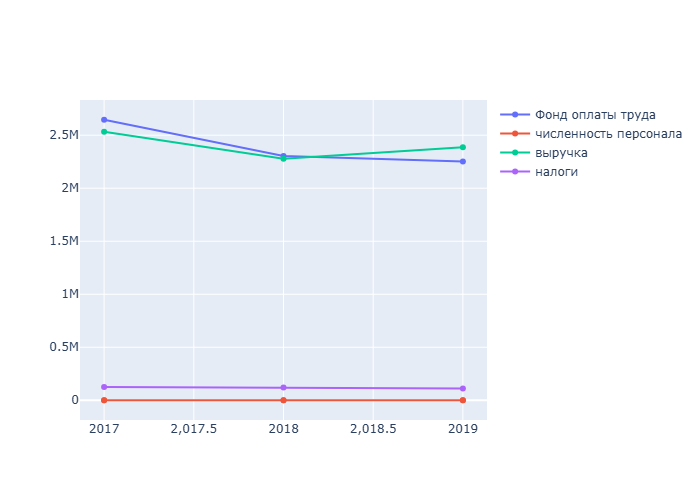

This chart was generated by the following Python code:
import pandas as pd
import re
import plotly.graph_objects as go
from matplotlib import pyplot as plt

# Ключевые слова для поиска колонок
keywords = [
    'Фонд оплаты труда',
    'численность персонала',
    'выручка',
    'налоги'
    # 'территориальное расположение'
]


# Функция поиска колонок по ключевым словам
def find_columns_by_keywords(df, keywords):
    matched_columns = {}
    for keyword in keywords:
        matched_columns[keyword] = []
        for col in df.columns:
            col_lower = col.lower()
            if keyword.lower() in col_lower:
                matched_columns[keyword].append(col)
    return matched_columns


# Функция для извлечения года из названия колонки
def extract_year(column_name, start_year, end_year):
    match = re.search(r'(\d{4})', column_name)
    if match:
        year = int(match.group(1))
        if int(start_year) <= int(year) <= int(end_year):
            return year
    return None


def filter_values(df: pd.DataFrame, filter_column: str, filter_value: str) -> pd.DataFrame:
    return df[df[filter_column] == filter_value]


def build_plot(data: pd.DataFrame, start_year, end_year):
    # Заполняем пропуски в числовых колонках средним значением соседних
    for column in data.select_dtypes(include='number').columns:
        values = data[column].values
        for idx in range(len(data)):
            if pd.isnull(values[idx]):
                # ищем слева
                left_idx = idx - 1
                while left_idx >= 0 and pd.isnull(values[left_idx]):
                    left_idx -= 1
                # ищем справа
                right_idx = idx + 1
                while right_idx < len(values) and pd.isnull(values[right_idx]):
                    right_idx += 1

                left_value = values[left_idx] if left_idx >= 0 else None
                right_value = values[right_idx] if right_idx < len(values) else None

                # если есть оба значения, берём среднее
                if left_value is not None and right_value is not None:
                    values[idx] = (left_value + right_value) / 2
                elif left_value is not None:
                    values[idx] = left_value
                elif right_value is not None:
                    values[idx] = right_value
        data[column] = values

    # Получаем колонки по ключевым словам
    columns_by_keyword = find_columns_by_keywords(data, keywords)

    fig = go.Figure()
    # Построение графиков с Plotly, соединяя все точки линиями по каждому ключу
    for key, cols in columns_by_keyword.items():
        x_points = []
        y_points = []

        for col in cols:
            year = extract_year(col, start_year, end_year)
            if year:
                value = data.iloc[0][col]
                if pd.notnull(value):
                    x_points.append(year)
                    y_points.append(value)

        # Строим линию, соединяющую все точки этой категории
        fig.add_trace(go.Scatter(
            x=x_points,
            y=y_points,
            mode='lines+markers',
            name=key
        ))

    return fig.write_image('static/plot.png')


def build_plot2(ind, start_year, end_year, selected_industry):
    import pandas as pd
    import matplotlib.pyplot as plt

    # Загрузка данных
    df = pd.read_csv('industrial_registry.csv', encoding='utf-8')

    # Выбор отрасли
    industry_df = df[df['Основная отрасль'] == selected_industry]

    # Извлечение данных по годам
    years = [i for i in range(start_year, end_year + 1)]

    # Создаем словарь для хранения всех показателей
    metrics = {
        'Налоги': [],
        'Выручка': [],
        'Прибыль': [],
        'ФОТ': [],
        'Численность': []
    }

    for year in years:
        # Налоги
        tax_col = f'Налоги, уплаченные в бюджет Москвы (без акцизов), тыс.руб. {year}'
        if tax_col in df.columns:
            year_tax = industry_df[tax_col].sum() / 1000  # в млн
            metrics['Налоги'].append(year_tax)
        else:
            metrics['Налоги'].append(0)

        # Выручка
        revenue_col = f'Выручка предприятия, тыс. руб. {year}'
        if revenue_col in df.columns:
            year_revenue = industry_df[revenue_col].sum() / 1000000  # в млрд
            metrics['Выручка'].append(year_revenue)
        else:
            metrics['Выручка'].append(0)

        # Прибыль
        profit_col = f'Чистая прибыль (убыток),тыс. руб. {year}'
        if profit_col in df.columns:
            year_profit = industry_df[profit_col].sum() / 1000  # в млн
            metrics['Прибыль'].append(year_profit)
        else:
            metrics['Прибыль'].append(0)

        # Фонд оплаты труда
        salary_col = f'Фонд оплаты труда всех сотрудников организации, тыс. руб {year}'
        if salary_col in df.columns:
            year_salary = industry_df[salary_col].sum() / 1000  # в млн
            metrics['ФОТ'].append(year_salary)
        else:
            metrics['ФОТ'].append(0)

        # Численность персонала
        staff_col = f'Среднесписочная численность персонала (всего по компании), чел {year}'
        if staff_col in df.columns:
            year_staff = industry_df[staff_col].sum()
            metrics['Численность'].append(year_staff)
        else:
            metrics['Численность'].append(0)

    # Создаем отдельные графики для лучшей читаемости
    fig, axes = plt.subplots(2, 3, figsize=(16, 10))
    fig.suptitle(f'Показатели предприятий отрасли: {selected_industry}', fontsize=16, y=1.)

    # Цвета для графиков
    colors = ['#1f77b4', '#ff7f0e', '#2ca02c', '#d62728', '#9467bd']

    # Графики для каждого показателя
    titles = [
        'Налоги, уплаченные\nв бюджет Москвы (млн руб)',
        'Выручка предприятий\n(млрд руб)',
        'Чистая прибыль\n(млн руб)',
        'Фонд оплаты труда\n(млн руб)',
        'Численность персонала\n(человек)'
    ]

    data_keys = ['Налоги', 'Выручка', 'Прибыль', 'ФОТ', 'Численность']

    for i, (key, title, color) in enumerate(zip(data_keys, titles, colors)):
        row = i // 3
        col = i % 3
        ax = axes[row, col]

        data = metrics[key]
        bars = ax.bar(years, data, color=color, width=0.6, alpha=0.8)

        ax.set_title(title, fontsize=12, pad=15)
        ax.set_xticks(years)
        ax.set_xticklabels(years, fontsize=9)

        # Убираем оси как в оригинальном примере
        ax.spines['top'].set_visible(False)
        ax.spines['right'].set_visible(False)
        ax.spines['left'].set_visible(False)
        ax.spines['bottom'].set_alpha(0.3)
        ax.set_yticks([])

        # Добавляем подписи значений с адаптивным позиционированием
        max_value = max(data) if data else 1
        for bar, value in zip(bars, data):
            height = bar.get_height()

            # Форматируем подпись в зависимости от показателя
            if key == 'Выручка':
                label = f'{value:.1f}'
            elif key == 'Численность':
                label = f'{value:.0f}'
            else:
                label = f'{value:.0f}'

            # Позиция текста - выше столбца
            text_y = height + max_value * 0.03
            ax.text(bar.get_x() + bar.get_width() / 2., text_y,
                    label, ha='center', va='bottom', fontsize=9,
                    bbox=dict(boxstyle="round,pad=0.2", facecolor='white', alpha=0.8))

    # Убираем последний пустой subplot
    axes[1, 2].set_visible(False)

    plt.tight_layout()
    plt.subplots_adjust(top=0.9)
    plt.savefig('static/plot2.png')

#
# build_plot(pd.read_csv("industrial_registry.csv"), 2017, 2019)
# build_plot2(pd.read_csv("industrial_registry.csv"), 2017, 2019)


def build_plot3(industry_name, start_year, end_year):

    # Загрузка данных
    df = pd.read_csv('industrial_registry.csv', encoding='utf-8')

    # Создание графиков
    fig, axes = plt.subplots(2, 3, figsize=(18, 12))
    fig.suptitle(f'Показатели предприятия: {industry_name}', fontsize=16, y=1, fontweight='bold')

    # Цветовая схема
    colors = ['#2E86AB', '#A23B72', '#F18F01', '#C73E1D', '#3BB273', '#7768AE']

    # 1. Налоги, уплаченные в бюджет Москвы (млн руб)
    tax_columns = [f'Налоги, уплаченные в бюджет Москвы (без акцизов), тыс.руб. {year}' for year in range(start_year, end_year)]
    tax_data = df[tax_columns].sum() / 1000000  # Конвертация в млн руб

    bars1 = axes[0, 0].bar(range(start_year, end_year), tax_data.values, color=colors[0], edgecolor='white', linewidth=2)
    axes[0, 0].set_title('Налоги, уплаченные в бюджет Москвы (млн руб)', fontweight='bold', pad=20)
    axes[0, 0].set_xticks(range(start_year, end_year))
    # Установка подходящих пределов оси Y для лучшей видимости
    y_min, y_max = tax_data.min(), tax_data.max()
    axes[0, 0].set_ylim(0, y_max * 1.15)
    for i, v in enumerate(tax_data.values):
        axes[0, 0].text(i + 2017, v + y_max * 0.01, f'{v:.1f}', ha='center', va='bottom', fontweight='bold')

    # 2. Выручка предприятия (млрд руб)
    revenue_columns = [f'Выручка предприятия, тыс. руб. {year}' for year in range(start_year, end_year)]
    revenue_data = df[revenue_columns].sum() / 1000000000  # Конвертация в млрд руб

    bars2 = axes[0, 1].bar(range(start_year, end_year), revenue_data.values, color=colors[1], edgecolor='white', linewidth=2)
    axes[0, 1].set_title('Выручка предприятий (млрд руб)', fontweight='bold', pad=20)
    axes[0, 1].set_xticks(range(start_year, end_year))
    y_min, y_max = revenue_data.min(), revenue_data.max()
    axes[0, 1].set_ylim(0, y_max * 1.15)
    for i, v in enumerate(revenue_data.values):
        axes[0, 1].text(i + start_year, v + y_max * 0.01, f'{v:.1f}', ha='center', va='bottom', fontweight='bold')

    # 3. Чистая прибыль (млн руб)
    profit_columns = [f'Чистая прибыль (убыток),тыс. руб. {year}' for year in range(start_year, end_year)]
    profit_data = df[profit_columns].sum() / 1000000  # Конвертация в млн руб

    bars3 = axes[0, 2].bar(range(start_year, end_year), profit_data.values, color=colors[2], edgecolor='white', linewidth=2)
    axes[0, 2].set_title('Чистая прибыль (млн руб)', fontweight='bold', pad=20)
    axes[0, 2].set_xticks(range(start_year, end_year))
    y_min, y_max = profit_data.min(), profit_data.max()
    axes[0, 2].set_ylim(0, y_max * 1.15)
    for i, v in enumerate(profit_data.values):
        axes[0, 2].text(i + start_year, v + y_max * 0.01, f'{v:.1f}', ha='center', va='bottom', fontweight='bold')

    # 4. Фонд оплаты труда (млн руб)
    salary_columns = [f'Фонд оплаты труда всех сотрудников организации, тыс. руб {year}' for year in range(start_year, end_year)]
    salary_data = df[salary_columns].sum() / 1000000  # Конвертация в млн руб

    bars4 = axes[1, 0].bar(range(start_year, end_year), salary_data.values, color=colors[3], edgecolor='white', linewidth=2)
    axes[1, 0].set_title('Фонд оплаты труда (млн руб)', fontweight='bold', pad=20)
    axes[1, 0].set_xticks(range(start_year, end_year))
    y_min, y_max = salary_data.min(), salary_data.max()
    axes[1, 0].set_ylim(0, y_max * 1.15)
    for i, v in enumerate(salary_data.values):
        axes[1, 0].text(i + start_year, v + y_max * 0.01, f'{v:.1f}', ha='center', va='bottom', fontweight='bold')

    # 5. Численность персонала (человек)
    staff_columns = [f'Среднесписочная численность персонала (всего по компании), чел {year}' for year in
                     range(start_year, end_year)]
    staff_data = df[staff_columns].sum()

    bars5 = axes[1, 1].bar(range(start_year, end_year), staff_data.values, color=colors[4], edgecolor='white', linewidth=2)
    axes[1, 1].set_title('Численность персонала (человек)', fontweight='bold', pad=20)
    axes[1, 1].set_xticks(range(start_year, end_year))
    y_min, y_max = staff_data.min(), staff_data.max()
    axes[1, 1].set_ylim(0, y_max * 1.15)
    for i, v in enumerate(staff_data.values):
        axes[1, 1].text(i + start_year, v + y_max * 0.01, f'{v:.0f}', ha='center', va='bottom', fontweight='bold')

    # 6. Средняя зарплата (тыс. руб)
    avg_salary_columns = [f'Средняя з.п. всех сотрудников организации,  тыс.руб. {year}' for year in range(start_year, end_year)]
    avg_salary_data = df[avg_salary_columns].mean()

    bars6 = axes[1, 2].bar(range(start_year, end_year), avg_salary_data.values, color=colors[5], edgecolor='white', linewidth=2)
    axes[1, 2].set_title('Средняя зарплата (тыс. руб)', fontweight='bold', pad=20)
    axes[1, 2].set_xticks(range(start_year, end_year))
    y_min, y_max = avg_salary_data.min(), avg_salary_data.max()
    axes[1, 2].set_ylim(0, y_max * 1.15)
    for i, v in enumerate(avg_salary_data.values):
        axes[1, 2].text(i + 2017, v + y_max * 0.01, f'{v:.1f}', ha='center', va='bottom', fontweight='bold')

    for ax in axes.flat:
        ax.spines['top'].set_visible(True)
        ax.spines['right'].set_visible(False)
        ax.spines['left'].set_color('#dddddd')
        ax.spines['bottom'].set_color('#dddddd')
        ax.set_xlabel('Год', fontweight='bold')
        ax.tick_params(axis='x', rotation=0)
        ax.tick_params(axis='y', colors='#666666')

    plt.tight_layout()
    plt.subplots_adjust(top=0.93)
    plt.savefig("static/plot3.png")



def build_plot4():

    # Чтение данных
    df = pd.read_csv('industrial_registry.csv', encoding='utf-8')

    # Создаем график в стиле вашего примера
    fig, ax = plt.subplots(figsize=(12, 8))

    # Группируем данные по основной отрасли и вычисляем среднюю прибыль за 2023 год
    sector_profit = df.groupby('Основная отрасль')['Чистая прибыль (убыток),тыс. руб. 2023'].mean()

    # Сортируем по убыванию прибыли
    sector_profit = sector_profit.sort_values(ascending=False)

    # Цвета для секторов (аналогичные вашему примеру)
    colors = ['#FF6B6B', '#4ECDC4', '#45B7D1', '#96CEB4', '#FFEAA7', '#DDA0DD', '#98D8C8', '#F7DC6F']

    # Создаем столбчатую диаграмму
    bars = ax.bar(sector_profit.index, sector_profit.values / 1000, color=colors[:len(sector_profit)])

    # Настройка внешнего вида
    ax.set_ylabel('млн руб.', fontsize=12, fontweight='bold')
    ax.set_xlabel('Отрасли', fontsize=12, fontweight='bold')
    ax.set_title('Прибыль по отраслям', fontsize=16, fontweight='bold', pad=20)

    # Добавляем значения на столбцы
    for bar in bars:
        height = bar.get_height()
        ax.text(bar.get_x() + bar.get_width() / 2., height + 5,
                f'{height:.1f}',
                ha='center', va='bottom', fontweight='bold')

    # Улучшаем читаемость подписей
    plt.xticks(rotation=45, ha='right')
    plt.grid(axis='y', alpha=0.3, linestyle='--')

    # Убираем рамки
    ax.spines['top'].set_visible(False)
    ax.spines['right'].set_visible(False)

    plt.tight_layout()
    plt.savefig("static/plot4.png")

    # Альтернативный вариант - круговая диаграмма (как в вашем примере)
    fig, ax = plt.subplots(figsize=(10, 8))

    # Берем топ-4 отрасли для круговой диаграммы (как в примере)
    top_sectors = sector_profit.head(4)

    # Создаем круговую диаграмму
    wedges, texts, autotexts = ax.pie(top_sectors.values,
                                      labels=top_sectors.index,
                                      autopct='%1.1f%%',
                                      colors=colors[:4],
                                      startangle=90,
                                      textprops={'fontsize': 11})

    # Увеличиваем шрифт для процентов
    for autotext in autotexts:
        autotext.set_fontweight('bold')
        autotext.set_fontsize(10)

    ax.set_title('Распределение прибыли по основным отраслям за выбранный год',
                 fontsize=14, fontweight='bold', pad=20)

    plt.tight_layout()
    plt.savefig("static/plot5.png")

    # Выводим статистику
    print("=== СТАТИСТИКА ПРИБЫЛИ ПО ОТРАСЛЯМ (2023) ===")
    for i, (sector, profit) in enumerate(sector_profit.items(), 1):
        print(f"{i}. {sector}: {profit / 1000:.1f} млн руб.")

    print(
        f"\nОбщая прибыль всех предприятий: {df['Чистая прибыль (убыток),тыс. руб. 2023'].sum() / 1000000:.2f} млн руб.")

build_plot4()